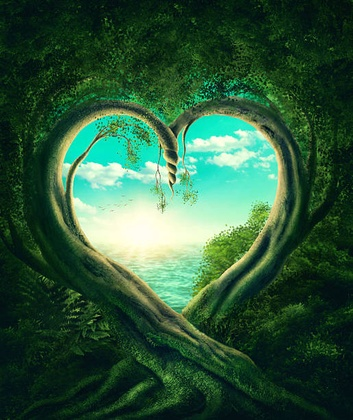
%> input picture final/deneme2.jpg, 353 x 420 px, shrunk from 515 x 612 before the run
$ octave Negative.m   (GNU Octave 9; MATLAB toolbox functions it lacks are replaced by stand-ins)
%> lines starting %> are read from the running program, lines starting %| are printed output that depends on the picture
clear all
close all
image = imread('deneme2.jpg');
%> image is the input picture: size 420x353x3 uint8; mean R, G, B 45.6, 86.3, 58.2
Igray = rgb2gray(image);
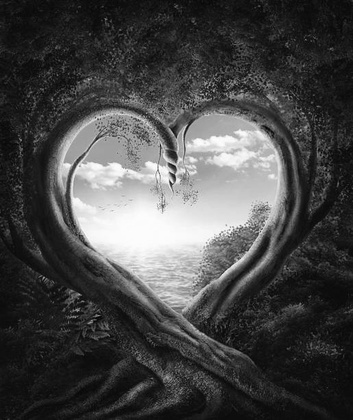
%> Igray: size 420x353 uint8; min 5, max 254, mean 70.9
boyut = size(Igray);
%> boyut = [420 353]
figure;imshow(Igray);

Inegative = Igray;

for r = 1: boyut(1)
  for c = 1: boyut(2)
    Inegative(r,c) = 255-Igray(r,c);
  endfor
endfor
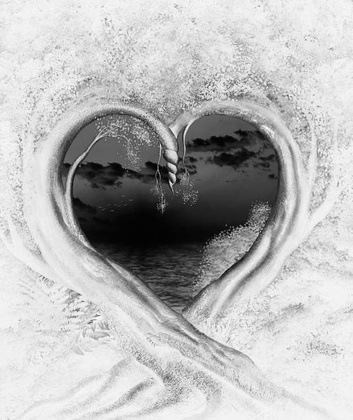
%> Inegative: size 420x353 uint8; min 1, max 250, mean 184.1

figure;imshow(Inegative);

$ run again, with final/denemee.jpg copied over final/deneme2.jpg
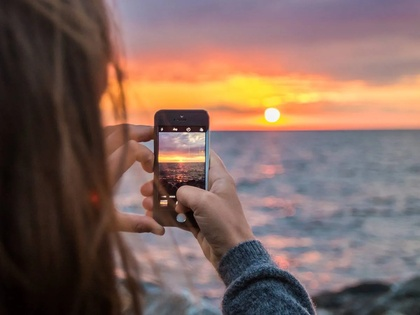
%> input picture final/denemee.jpg, 420 x 315 px, shrunk from 1200 x 900 before the run
%> image is the input picture: size 315x420x3 uint8; mean R, G, B 126.6, 101.3, 93.4
%> `Igray = rgb2gray(image);`:
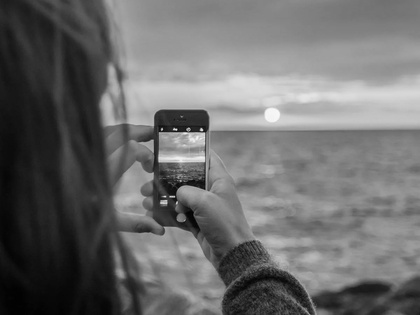
%> Igray: size 315x420 uint8; min 1, max 249, mean 107.9
%> after the loop `for r = 1: boyut(1)`:
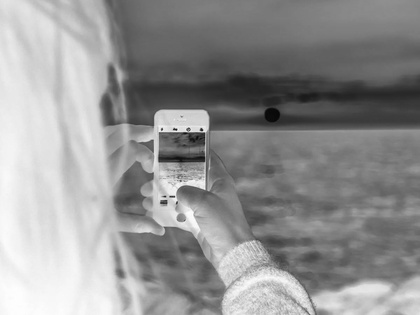
%> Inegative: size 315x420 uint8; min 6, max 254, mean 147.1
